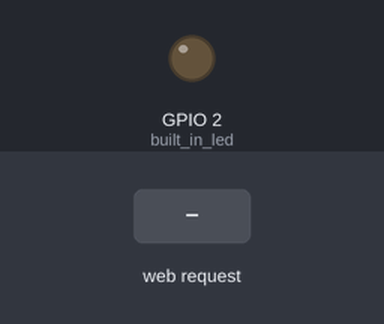
A sketch run on a simulated ESP8266 (Wemos D1 mini). Parts: output pins drawn as LEDs (lit = HIGH). Inputs (shaded band) come from the test bench. WiFi joins after 1.5 s; servers stay silent unless stated; what the sketch prints to the serial monitor is not drawn.

Above: at 0.0 s.
At 3.7 s:
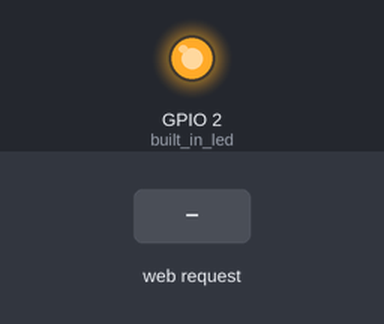
3.8 s: HTTP request GET /set?cmd=1 received
Timing chart, 0 to 6.8 s (numbered marks = the images above; inputs shaded):
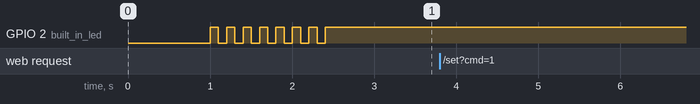

Measured:
- after the input at 3.8 s, every drawn part: stays the same

The sketch:

jevoisEsp8266.ino
```cpp
// (licence header left out)
#include <string.h>

// Since this ESP8266 will not be accessible, it should allow Over The Air updates
#include <ArduinoOTA.h>
#include <ESP8266WiFi.h>
#include <ESP8266WebServer.h>

#define built_in_led 2

ESP8266WebServer server;
char* ssid = "YOUR SSID";
char* password = "YOUR PASSWORD";

void setup() {
  // Communication with the camera is via serial
  Serial.begin(115200); //Turn on Serial Port
  delay(1000);

  pinMode(built_in_led, OUTPUT);

  // configure a static IP address
  IPAddress ip(192, 168, 1, 115);
  IPAddress gateway(192, 168, 1, 1);
  IPAddress subnet(255, 255, 255, 0);
  IPAddress dns(192, 168, 1, 1);
  WiFi.config(ip, dns, gateway, subnet); //If you need Internet Access You should Add DNS also...
  // make the internet connection
  WiFi.begin(ssid,password);
  // int led_status = 0;
  while(WiFi.status()!=WL_CONNECTED) {
    // for debugging purposes, note that the jevois camera will also receive this message!
    // Serial.println("Waiting for wifi");
    digitalWrite(built_in_led, !digitalRead(built_in_led));
    delay(100);
  }
  // led off means there is a connection (note 1 = off)
  digitalWrite(built_in_led, 1);

  // configure the call back functions for the server
  server.on("/",[](){server.send(200,"text/plain","Jevois camera serial data");});
  server.on("/data",send_data);
  server.on("/set", receive_data);
  // start the server
  server.begin();

  // set OTA password
  ArduinoOTA.setPassword((const char *)"passwd");
  // start the OTA service
  ArduinoOTA.begin();
}

// implement a simple ring buffer of strings to store the incoming messages from
// the jevois camera

#define MAXRING 10
// note: max MAXSTRSIZE-1 characters, a null character is added
#define MAXSTRSIZE 200
// the ring buffer itself
char ring_buffer[MAXRING][MAXSTRSIZE];
// the place in the ring that needs to be send (the oldest info)
int to_send_pointer = 0;
// the place in the ring where new data needs to be added
int to_add_pointer = 0;
// a temporary buffer to receive characters via the serial port
char temp_buffer[MAXSTRSIZE];
// the place in the temp_buffer where characters should be added
int temp_buffer_position = 0;

void loop() {
  // let the Over The Air handler do its work
  ArduinoOTA.handle();
  // take care of the web-requests for data
  server.handleClient();

  // check for available serial data
  // store it in a temporary buffer
  if (Serial.available()) {
    // read the data one character at a time, and put it in a temp_buffer
    char input = Serial.read();
    temp_buffer[temp_buffer_position++] = input;
    // if the incoming data is complete (or the temporary buffer is full), add
    // it to the ring
    if ((input == '\n') or (temp_buffer_position == MAXSTRSIZE-1)) {
      // add a string termination character
      temp_buffer[temp_buffer_position] = '\0';
      // copy the temporary buffer to the ring buffer
      strcpy(ring_buffer[to_add_pointer], temp_buffer);
      // reset the temporary buffer
      temp_buffer_position = 0;
      // indicate that a string was added to the ring buffer
      to_add_pointer++;
      // check if the end of the ring is reached
      if (to_add_pointer == MAXRING) {
        // start adding at the beginning of the ring
        to_add_pointer = 0;
      }
    }
  }
}

void send_data()
{ // if the place in the ring to add and to send are the same there is no data
  if (to_send_pointer == to_add_pointer) {
    server.send(200,"text/plain","");
  } else {
    // there is data to send, so send it
    server.send(200,"text/plain", ring_buffer[to_send_pointer]);
    // increase the place in the ring to send
    to_send_pointer++;
    // check if the end of the ring was reached
    if (to_send_pointer == MAXRING) {
      // start reading from the beginning of the ring
      to_send_pointer = 0;
    }
  }
}

void receive_data()
{ // send an empty string back to the sender
  server.send(200,"text/plain","");
  // OR: send back the received command (for debugging)
  // String sendString="";
  // sendString=String("Received: cmd=" + server.arg("cmd"));
  // server.send(200,"text/plain",sendString);

  // send the received data to the camera
  Serial.println(server.arg("cmd"));
}
```
